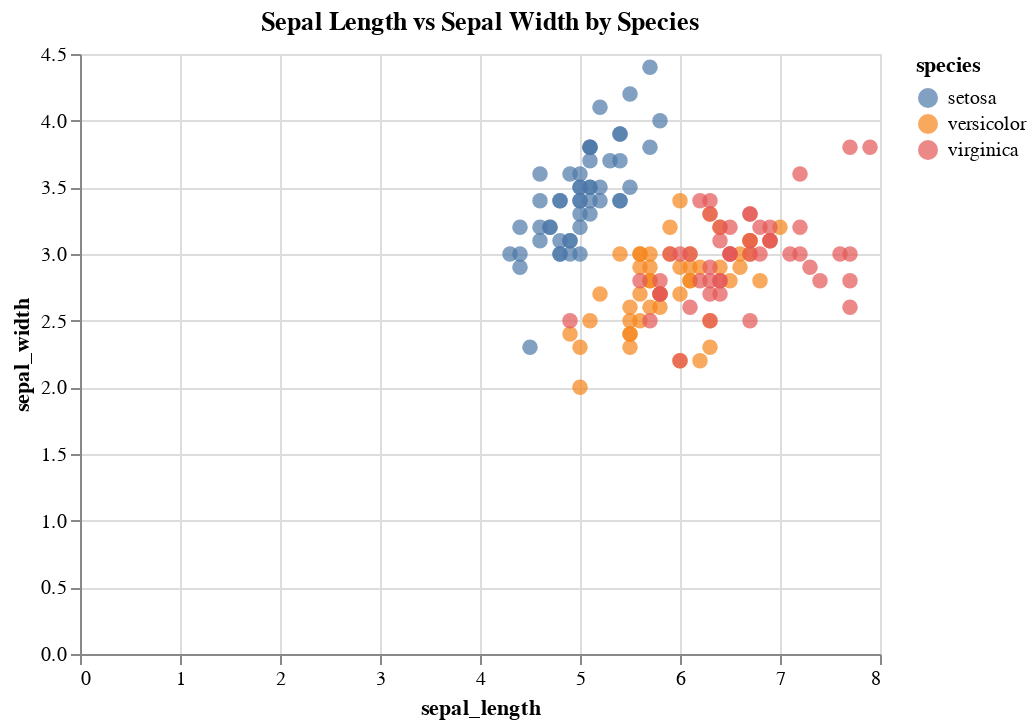

Notebook code for this chart:
### Code cell
# Scatter Plot: Sepal Length vs Sepal Width
scatter = alt.Chart(df).mark_circle(size=60).encode(
    x='sepal_length',
    y='sepal_width',
    color='species',
    tooltip=['species', 'sepal_length', 'sepal_width']
).properties(
    title='Sepal Length vs Sepal Width by Species',
    width=400,
    height=300
)

# Display
scatter.show()

### Figure 1 — Vega-Lite specification as saved in the notebook (floating-point values rounded to 4 significant figures; data arrays with more than 128 entries replaced by an {"elided": "..."} marker saying what was removed)
{"config": {"view": {"continuousWidth": 300, "continuousHeight": 300}}, "data": {"name": "data-3a191f69da972c40738d695fb9f41d2b"}, "mark": {"type": "circle", "size": 60}, "encoding": {"color": {"field": "species", "type": "nominal"}, "tooltip": [{"field": "species", "type": "nominal"}, {"field": "sepal_length", "type": "quantitative"}, {"field": "sepal_width", "type": "quantitative"}], "x": {"field": "sepal_length", "type": "quantitative"}, "y": {"field": "sepal_width", "type": "quantitative"}}, "height": 300, "title": "Sepal Length vs Sepal Width by Species", "width": 400, "$schema": "https://vega.github.io/schema/vega-lite/v5.20.1.json", "datasets": {"data-3a191f69da972c40738d695fb9f41d2b": {"elided": "150 records"}}}
